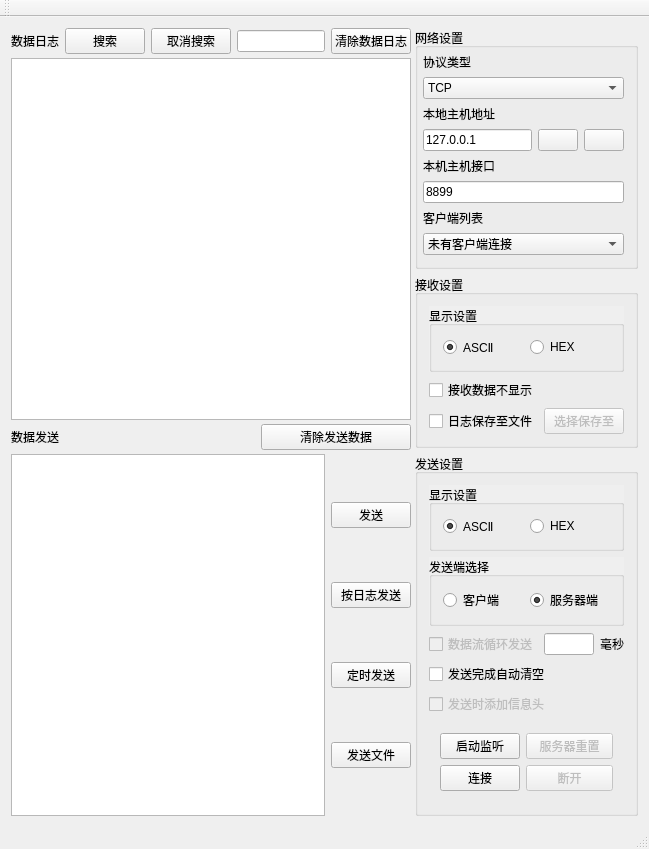
<?xml version="1.0" encoding="UTF-8"?>
<ui version="4.0">
 <class>controller</class>
 <widget class="QMainWindow" name="controller">
  <property name="geometry">
   <rect>
    <x>0</x>
    <y>0</y>
    <width>649</width>
    <height>656</height>
   </rect>
  </property>
  <property name="windowTitle">
   <string>controller</string>
  </property>
  <widget class="QWidget" name="centralWidget">
   <layout class="QHBoxLayout" name="horizontalLayout_11">
    <item>
     <layout class="QHBoxLayout" name="horizontalLayout_10" stretch="0,1">
      <property name="spacing">
       <number>4</number>
      </property>
      <property name="sizeConstraint">
       <enum>QLayout::SetMaximumSize</enum>
      </property>
      <item>
       <layout class="QVBoxLayout" name="verticalLayout_7">
        <property name="spacing">
         <number>4</number>
        </property>
        <property name="sizeConstraint">
         <enum>QLayout::SetMaximumSize</enum>
        </property>
        <item>
         <layout class="QHBoxLayout" name="horizontalLayout_9">
          <item>
           <widget class="QLabel" name="label_4">
            <property name="text">
             <string>数据日志</string>
            </property>
           </widget>
          </item>
          <item>
           <widget class="QPushButton" name="Bsearch">
            <property name="maximumSize">
             <size>
              <width>85</width>
              <height>16777215</height>
             </size>
            </property>
            <property name="text">
             <string>搜索</string>
            </property>
           </widget>
          </item>
          <item>
           <widget class="QPushButton" name="BclearSearch">
            <property name="text">
             <string>取消搜索</string>
            </property>
           </widget>
          </item>
          <item>
           <widget class="QLineEdit" name="LEsearch"/>
          </item>
          <item>
           <widget class="QPushButton" name="BcleanDialog">
            <property name="maximumSize">
             <size>
              <width>150</width>
              <height>16777215</height>
             </size>
            </property>
            <property name="text">
             <string>清除数据日志</string>
            </property>
            <property name="icon">
             <iconset resource="resource.qrc">
              <normaloff>:/QIcon/clean.png</normaloff>:/QIcon/clean.png</iconset>
            </property>
           </widget>
          </item>
         </layout>
        </item>
        <item>
         <widget class="QTextEdit" name="Edialog">
          <property name="enabled">
           <bool>true</bool>
          </property>
          <property name="readOnly">
           <bool>true</bool>
          </property>
         </widget>
        </item>
        <item>
         <layout class="QHBoxLayout" name="horizontalLayout_8">
          <item>
           <widget class="QLabel" name="label_5">
            <property name="text">
             <string>数据发送</string>
            </property>
           </widget>
          </item>
          <item>
           <widget class="QPushButton" name="BcleanSend">
            <property name="maximumSize">
             <size>
              <width>150</width>
              <height>16777215</height>
             </size>
            </property>
            <property name="text">
             <string>清除发送数据</string>
            </property>
            <property name="icon">
             <iconset resource="resource.qrc">
              <normaloff>:/QIcon/clean.png</normaloff>:/QIcon/clean.png</iconset>
            </property>
           </widget>
          </item>
         </layout>
        </item>
        <item>
         <layout class="QHBoxLayout" name="horizontalLayout_7">
          <item>
           <widget class="QTextEdit" name="EtextSend"/>
          </item>
          <item>
           <layout class="QVBoxLayout" name="verticalLayout_6">
            <item>
             <widget class="QPushButton" name="Bsend">
              <property name="enabled">
               <bool>true</bool>
              </property>
              <property name="text">
               <string>发送</string>
              </property>
              <property name="checkable">
               <bool>false</bool>
              </property>
             </widget>
            </item>
            <item>
             <widget class="QPushButton" name="BsendByDialog">
              <property name="text">
               <string>按日志发送</string>
              </property>
             </widget>
            </item>
            <item>
             <widget class="QPushButton" name="BsendOnTime">
              <property name="text">
               <string>定时发送</string>
              </property>
             </widget>
            </item>
            <item>
             <widget class="QPushButton" name="BsendFile">
              <property name="text">
               <string>发送文件</string>
              </property>
             </widget>
            </item>
           </layout>
          </item>
         </layout>
        </item>
       </layout>
      </item>
      <item>
       <layout class="QVBoxLayout" name="verticalLayout_5">
        <property name="sizeConstraint">
         <enum>QLayout::SetMinimumSize</enum>
        </property>
        <item>
         <widget class="QGroupBox" name="GBnetSet">
          <property name="maximumSize">
           <size>
            <width>250</width>
            <height>16777215</height>
           </size>
          </property>
          <property name="title">
           <string>网络设置</string>
          </property>
          <property name="checkable">
           <bool>false</bool>
          </property>
          <layout class="QVBoxLayout" name="verticalLayout">
           <property name="leftMargin">
            <number>5</number>
           </property>
           <property name="topMargin">
            <number>5</number>
           </property>
           <item>
            <widget class="QLabel" name="LnetSetTypePro">
             <property name="text">
              <string>协议类型</string>
             </property>
            </widget>
           </item>
           <item>
            <widget class="QComboBox" name="CBtypePro">
             <property name="styleSheet">
              <string notr="true"/>
             </property>
             <property name="editable">
              <bool>false</bool>
             </property>
             <property name="currentText">
              <string>TCP</string>
             </property>
             <property name="currentIndex">
              <number>0</number>
             </property>
             <property name="duplicatesEnabled">
              <bool>false</bool>
             </property>
             <item>
              <property name="text">
               <string>TCP</string>
              </property>
             </item>
             <item>
              <property name="text">
               <string>UDP</string>
              </property>
             </item>
            </widget>
           </item>
           <item>
            <widget class="QLabel" name="Lip">
             <property name="text">
              <string>本地主机地址</string>
             </property>
            </widget>
           </item>
           <item>
            <layout class="QHBoxLayout" name="horizontalLayout">
             <item>
              <widget class="QLineEdit" name="LElocalHostAdd">
               <property name="mouseTracking">
                <bool>true</bool>
               </property>
               <property name="text">
                <string>127.0.0.1</string>
               </property>
              </widget>
             </item>
             <item>
              <widget class="QPushButton" name="BnetSetCleanHostIP">
               <property name="text">
                <string/>
               </property>
               <property name="icon">
                <iconset resource="resource.qrc">
                 <normaloff>:/QIcon/clean.png</normaloff>:/QIcon/clean.png</iconset>
               </property>
              </widget>
             </item>
             <item>
              <widget class="QPushButton" name="BnetSetPasteHostIP">
               <property name="text">
                <string/>
               </property>
               <property name="icon">
                <iconset resource="resource.qrc">
                 <normaloff>:/QIcon/copy.png</normaloff>:/QIcon/copy.png</iconset>
               </property>
              </widget>
             </item>
            </layout>
           </item>
           <item>
            <widget class="QLabel" name="Lport">
             <property name="text">
              <string>本机主机接口</string>
             </property>
            </widget>
           </item>
           <item>
            <widget class="QLineEdit" name="LElocalHostPort">
             <property name="text">
              <string>8899</string>
             </property>
             <property name="cursorPosition">
              <number>4</number>
             </property>
            </widget>
           </item>
           <item>
            <widget class="QLabel" name="LEcastSelect">
             <property name="enabled">
              <bool>true</bool>
             </property>
             <property name="text">
              <string>客户端列表</string>
             </property>
            </widget>
           </item>
           <item>
            <widget class="QComboBox" name="CBclientList">
             <property name="currentIndex">
              <number>0</number>
             </property>
             <item>
              <property name="text">
               <string>未有客户端连接</string>
              </property>
             </item>
            </widget>
           </item>
          </layout>
         </widget>
        </item>
        <item>
         <widget class="QGroupBox" name="GBreceiveSet">
          <property name="maximumSize">
           <size>
            <width>250</width>
            <height>16777215</height>
           </size>
          </property>
          <property name="title">
           <string>接收设置</string>
          </property>
          <layout class="QVBoxLayout" name="verticalLayout_3">
           <item>
            <widget class="QGroupBox" name="groupBox">
             <property name="maximumSize">
              <size>
               <width>16777215</width>
               <height>150</height>
              </size>
             </property>
             <property name="autoFillBackground">
              <bool>true</bool>
             </property>
             <property name="title">
              <string>显示设置</string>
             </property>
             <layout class="QHBoxLayout" name="horizontalLayout_2">
              <item>
               <widget class="QRadioButton" name="RBreceiveSetAsc">
                <property name="text">
                 <string>ASCⅡ</string>
                </property>
                <property name="checked">
                 <bool>true</bool>
                </property>
               </widget>
              </item>
              <item>
               <widget class="QRadioButton" name="RBreceiveSetHex">
                <property name="maximumSize">
                 <size>
                  <width>16777215</width>
                  <height>16777215</height>
                 </size>
                </property>
                <property name="text">
                 <string>HEX</string>
                </property>
               </widget>
              </item>
             </layout>
            </widget>
           </item>
           <item>
            <layout class="QVBoxLayout" name="verticalLayout_2">
             <item>
              <widget class="QCheckBox" name="CBhideDialog">
               <property name="text">
                <string>接收数据不显示</string>
               </property>
              </widget>
             </item>
             <item>
              <layout class="QHBoxLayout" name="horizontalLayout_3">
               <item>
                <widget class="QCheckBox" name="CBrecepSetSaveDialog">
                 <property name="text">
                  <string>日志保存至文件</string>
                 </property>
                </widget>
               </item>
               <item>
                <widget class="QPushButton" name="BrecepSetSaveDialog">
                 <property name="enabled">
                  <bool>false</bool>
                 </property>
                 <property name="text">
                  <string>选择保存至</string>
                 </property>
                </widget>
               </item>
              </layout>
             </item>
            </layout>
           </item>
          </layout>
         </widget>
        </item>
        <item>
         <widget class="QGroupBox" name="groupBox_2">
          <property name="maximumSize">
           <size>
            <width>250</width>
            <height>16777215</height>
           </size>
          </property>
          <property name="title">
           <string>发送设置</string>
          </property>
          <layout class="QVBoxLayout" name="verticalLayout_4">
           <item>
            <widget class="QGroupBox" name="GBsendSetInputType">
             <property name="autoFillBackground">
              <bool>true</bool>
             </property>
             <property name="title">
              <string>显示设置</string>
             </property>
             <layout class="QHBoxLayout" name="horizontalLayout_4">
              <item>
               <widget class="QRadioButton" name="RBsendSelASC">
                <property name="text">
                 <string>ASCⅡ</string>
                </property>
                <property name="checked">
                 <bool>true</bool>
                </property>
               </widget>
              </item>
              <item>
               <widget class="QRadioButton" name="RBsendSelHEX">
                <property name="text">
                 <string>HEX</string>
                </property>
               </widget>
              </item>
             </layout>
            </widget>
           </item>
           <item>
            <widget class="QGroupBox" name="groupBox_4">
             <property name="autoFillBackground">
              <bool>true</bool>
             </property>
             <property name="title">
              <string>发送端选择</string>
             </property>
             <layout class="QHBoxLayout" name="horizontalLayout_6">
              <item>
               <widget class="QRadioButton" name="RBsendZoneClient">
                <property name="text">
                 <string>客户端</string>
                </property>
                <property name="checkable">
                 <bool>true</bool>
                </property>
                <property name="checked">
                 <bool>false</bool>
                </property>
               </widget>
              </item>
              <item>
               <widget class="QRadioButton" name="RBsendZoneServer">
                <property name="text">
                 <string>服务器端</string>
                </property>
                <property name="checked">
                 <bool>true</bool>
                </property>
               </widget>
              </item>
             </layout>
            </widget>
           </item>
           <item>
            <layout class="QHBoxLayout" name="horizontalLayout_5">
             <item>
              <widget class="QCheckBox" name="CBsendSetrepPeriod">
               <property name="enabled">
                <bool>false</bool>
               </property>
               <property name="text">
                <string>数据流循环发送</string>
               </property>
               <property name="checkable">
                <bool>true</bool>
               </property>
               <property name="checked">
                <bool>false</bool>
               </property>
              </widget>
             </item>
             <item>
              <widget class="QLineEdit" name="LEsendSetrepPeriod">
               <property name="clearButtonEnabled">
                <bool>false</bool>
               </property>
              </widget>
             </item>
             <item>
              <widget class="QLabel" name="label_3">
               <property name="text">
                <string>毫秒</string>
               </property>
              </widget>
             </item>
            </layout>
           </item>
           <item>
            <widget class="QCheckBox" name="CBsendSetclearAftSend">
             <property name="text">
              <string>发送完成自动清空</string>
             </property>
            </widget>
           </item>
           <item>
            <widget class="QCheckBox" name="CBsendAddHead">
             <property name="enabled">
              <bool>false</bool>
             </property>
             <property name="text">
              <string>发送时添加信息头</string>
             </property>
            </widget>
           </item>
           <item>
            <widget class="QWidget" name="widget" native="true">
             <layout class="QFormLayout" name="formLayout">
              <item row="0" column="0">
               <widget class="QPushButton" name="BactivateListen">
                <property name="maximumSize">
                 <size>
                  <width>100</width>
                  <height>40</height>
                 </size>
                </property>
                <property name="text">
                 <string>启动监听</string>
                </property>
               </widget>
              </item>
              <item row="0" column="1">
               <widget class="QPushButton" name="BserverInitial">
                <property name="enabled">
                 <bool>false</bool>
                </property>
                <property name="maximumSize">
                 <size>
                  <width>100</width>
                  <height>40</height>
                 </size>
                </property>
                <property name="text">
                 <string>服务器重置</string>
                </property>
                <property name="checkable">
                 <bool>false</bool>
                </property>
               </widget>
              </item>
              <item row="1" column="0">
               <widget class="QPushButton" name="BsendSetConnect">
                <property name="enabled">
                 <bool>true</bool>
                </property>
                <property name="maximumSize">
                 <size>
                  <width>100</width>
                  <height>40</height>
                 </size>
                </property>
                <property name="text">
                 <string>连接</string>
                </property>
                <property name="checkable">
                 <bool>false</bool>
                </property>
               </widget>
              </item>
              <item row="1" column="1">
               <widget class="QPushButton" name="BsendSetBreak">
                <property name="enabled">
                 <bool>false</bool>
                </property>
                <property name="maximumSize">
                 <size>
                  <width>100</width>
                  <height>40</height>
                 </size>
                </property>
                <property name="text">
                 <string>断开</string>
                </property>
               </widget>
              </item>
             </layout>
            </widget>
           </item>
          </layout>
          <zorder>GBsendSetInputType</zorder>
          <zorder>CBsendSetclearAftSend</zorder>
          <zorder>groupBox_4</zorder>
          <zorder>CBsendAddHead</zorder>
          <zorder>widget</zorder>
         </widget>
        </item>
       </layout>
      </item>
     </layout>
    </item>
   </layout>
  </widget>
  <widget class="QMenuBar" name="menuBar">
   <property name="geometry">
    <rect>
     <x>0</x>
     <y>0</y>
     <width>649</width>
     <height>17</height>
    </rect>
   </property>
  </widget>
  <widget class="QToolBar" name="mainToolBar">
   <attribute name="toolBarArea">
    <enum>TopToolBarArea</enum>
   </attribute>
   <attribute name="toolBarBreak">
    <bool>false</bool>
   </attribute>
  </widget>
  <widget class="QStatusBar" name="statusBar"/>
 </widget>
 <layoutdefault spacing="6" margin="11"/>
 <resources>
  <include location="resource.qrc"/>
 </resources>
 <connections/>
</ui>
